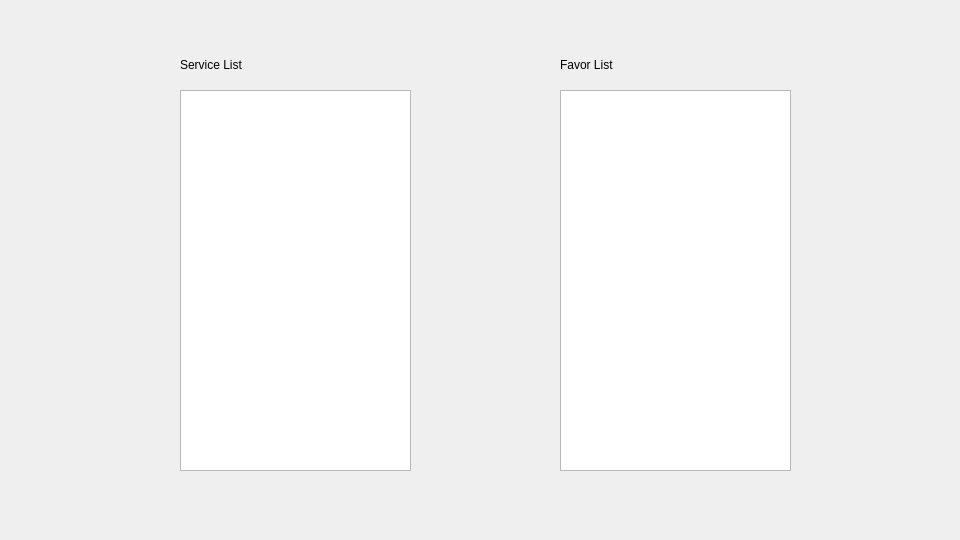
<?xml version="1.0" encoding="UTF-8"?>
<ui version="4.0">
 <class>MenuFavorManager</class>
 <widget class="QWidget" name="MenuFavorManager">
  <property name="geometry">
   <rect>
    <x>0</x>
    <y>0</y>
    <width>960</width>
    <height>540</height>
   </rect>
  </property>
  <property name="windowTitle">
   <string>MenuFavorManager</string>
  </property>
  <widget class="QListView" name="serviceList">
   <property name="geometry">
    <rect>
     <x>180</x>
     <y>90</y>
     <width>231</width>
     <height>381</height>
    </rect>
   </property>
  </widget>
  <widget class="QListView" name="favorList">
   <property name="geometry">
    <rect>
     <x>560</x>
     <y>90</y>
     <width>231</width>
     <height>381</height>
    </rect>
   </property>
  </widget>
  <widget class="QLabel" name="serviceListTitle">
   <property name="geometry">
    <rect>
     <x>180</x>
     <y>50</y>
     <width>231</width>
     <height>30</height>
    </rect>
   </property>
   <property name="text">
    <string>Service List</string>
   </property>
  </widget>
  <widget class="QLabel" name="favorListTitle">
   <property name="geometry">
    <rect>
     <x>560</x>
     <y>50</y>
     <width>231</width>
     <height>30</height>
    </rect>
   </property>
   <property name="text">
    <string>Favor List</string>
   </property>
  </widget>
  <widget class="QLabel" name="helpInfo">
   <property name="geometry">
    <rect>
     <x>270</x>
     <y>490</y>
     <width>420</width>
     <height>30</height>
    </rect>
   </property>
   <property name="text">
    <string/>
   </property>
  </widget>
 </widget>
 <layoutdefault spacing="6" margin="11"/>
 <resources/>
 <connections>
  <connection>
   <sender>serviceList</sender>
   <signal>activated(QModelIndex)</signal>
   <receiver>favorList</receiver>
   <slot>reset()</slot>
   <hints>
    <hint type="sourcelabel">
     <x>295</x>
     <y>280</y>
    </hint>
    <hint type="destinationlabel">
     <x>675</x>
     <y>280</y>
    </hint>
   </hints>
  </connection>
 </connections>
</ui>
